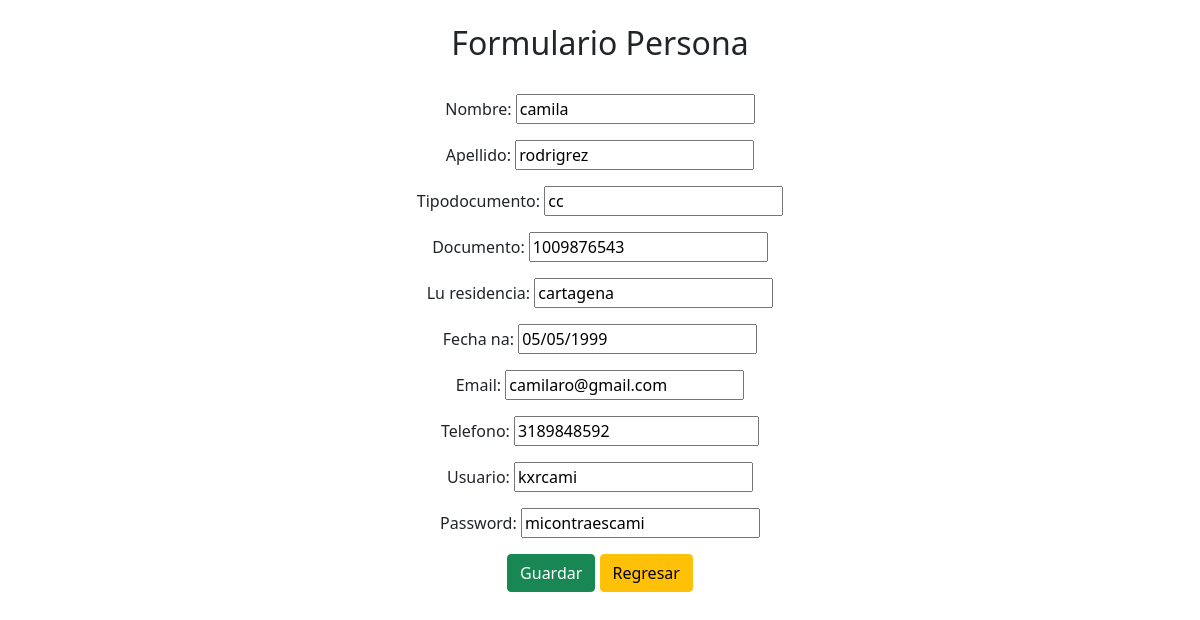
The app's page /editar_persona/5/ with its own data.
### aplicaciones/principal/models.py (models this page shows, shortened)
class Persona(models.Model):
    id = models.AutoField(primary_key = True)
    nombre = models.CharField(max_length = 60)
    apellido = models.CharField(max_length = 60)
    tipodocumento = models.CharField(max_length = 5)
    documento = models.CharField(max_length = 40)
    lu_residencia = models.CharField(max_length = 50)
    fecha_na = models.CharField(max_length = 40)
    email = models.EmailField(max_length = 80)
    telefono = models.BigIntegerField()
    usuario = models.CharField(max_length = 50)
    password = models.CharField(max_length = 50)

### aplicaciones/principal/views.py (the view, shortened to what this page needs)
# urls.py: path('editar_persona/<int:id>/', editarPersona, name = 'editar_persona'),
def editarPersona(request, id):
    persona = Persona.objects.get(id = id)
    if request.method == 'GET':
        form = PersonaForm(instance = persona)
        contexto = {
            'form':form
        }
    return render(request, 'persona.html', contexto)

### aplicaciones/principal/forms.py
class PersonaForm(forms.ModelForm):
    class Meta:
        model = Persona
        fields = '__all__'

### templates/persona.html (shortened to what this page needs)
{% extends 'index.html' %}
{% block cuerpo%}
<div class="container-fluid text-center">
  <br><h2>Formulario Persona</h2><br>
<form method="POST">
  {{ form.as_p }}
  <button type= "sumbit" class="btn btn-success">Guardar</button>
  <a href="{% url 'index' %}" class="btn btn-warning">Regresar</a></td>
</form>
</div>
{% endblock cuerpo%}

### records on screen
Persona: nombre "camila", apellido "rodrigrez", tipodocumento "cc", documento "1009876543", lu_residencia "cartagena", fecha_na "05/05/1999", email "camilaro@gmail.com", telefono "3189848592", usuario "kxrcami", password "micontraescami"
